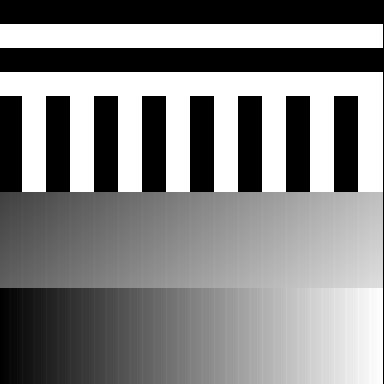
#> input picture fpga/sim/vga_image_384.png, 384 x 384 px
$ python prepare_image.py ../sim/vga_image_384.png out.png
#> lines starting #> are read from the running program, lines starting #| are printed output that depends on the picture
"""
prepare_image.py — Resize any image to 128x128 and export R/G/B planar files.

Usage:
    python prepare_image.py <input_image> [output_dir]

Output files (each 16384 bytes):
    lena_R.bin   — Red   channel, row-major
    lena_G.bin   — Green channel
    lena_B.bin   — Blue  channel

Example:
    python prepare_image.py lena.png .
    python prepare_image.py photo.jpg ./data/
"""

import sys
import os
from pathlib import Path

try:
    from PIL import Image
except ImportError:
    print("ERROR: Pillow not installed. Run: pip install Pillow")
    sys.exit(1)


def prepare(src_path: str, out_dir: str = ".") -> tuple[str, str, str]:
#> called with src_path = '../sim/vga_image_384.png', out_dir = 'out.png'
    out_dir = Path(out_dir)
    out_dir.mkdir(parents=True, exist_ok=True)

    img = Image.open(src_path).resize((128, 128), Image.LANCZOS).convert("RGB")
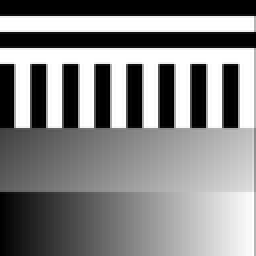
#> img: PIL image 128x128 RGB (shown 2 times larger); min 0, max 255, mean 131.6
    r, g, b = img.split()

    r_path = out_dir / "lena_R.bin"
    g_path = out_dir / "lena_G.bin"
    b_path = out_dir / "lena_B.bin"

    r_path.write_bytes(r.tobytes())
    g_path.write_bytes(g.tobytes())
    b_path.write_bytes(b.tobytes())

    assert len(r.tobytes()) == 16384, "R plane size error"
    assert len(g.tobytes()) == 16384, "G plane size error"
    assert len(b.tobytes()) == 16384, "B plane size error"

    print(f"[OK] Saved {r_path.name}, {g_path.name}, {b_path.name}  (16384 bytes each)")
    return str(r_path), str(g_path), str(b_path)


if __name__ == "__main__":
    if len(sys.argv) < 2:
        print(__doc__)
        sys.exit(1)
    src   = sys.argv[1]
    out   = sys.argv[2] if len(sys.argv) > 2 else "."
    prepare(src, out)
